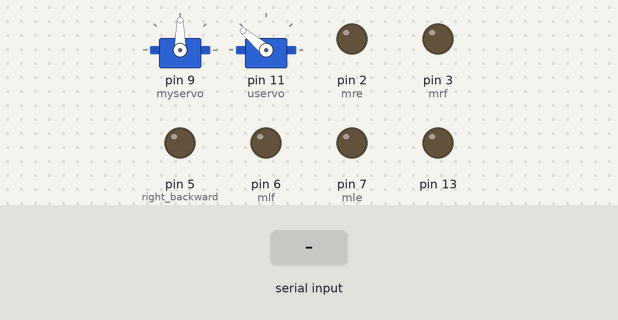
Bench run of a sketch on a simulated Arduino Leonardo, built with avr-gcc and run on an emulated ATmega32U4. On the bench: 2 × servo, output pins drawn as LEDs (lit = HIGH). The test bench sets the inputs (shaded band).

Above: at 2.2 s.
2.3 s: "U" received over Serial
At 4.2 s:
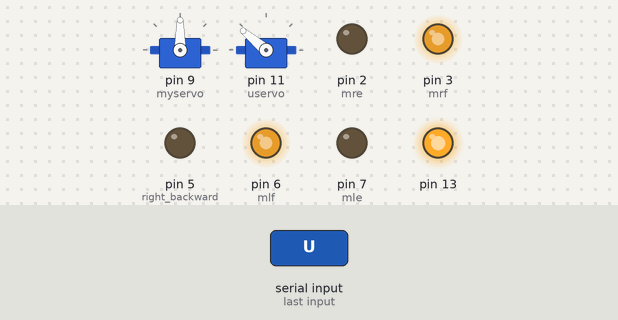
4.8 s: byte 100 (100) received over Serial
At 7.4 s:
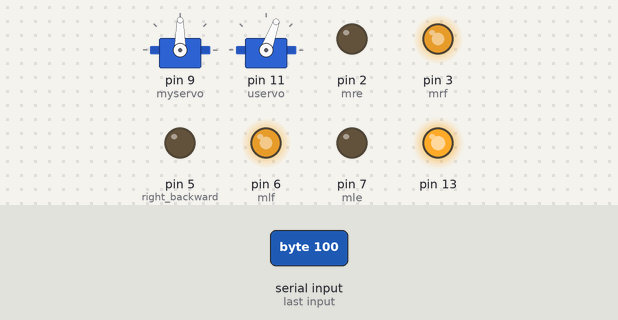
7.8 s: "D" received over Serial
At 9.5 s:
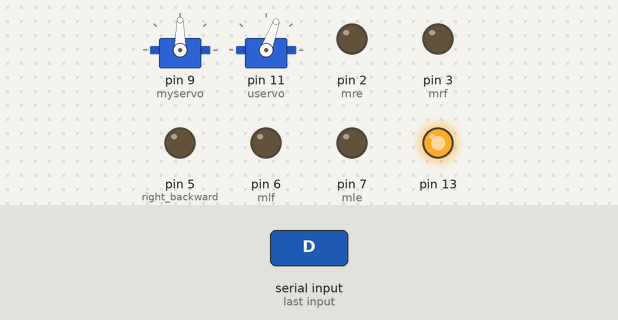
10.3 s: byte 98 (98) received over Serial
At 10.7 s:
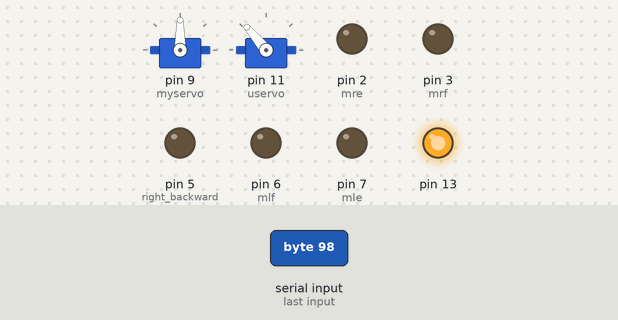
11.8 s: "R" received over Serial
At 13.8 s:
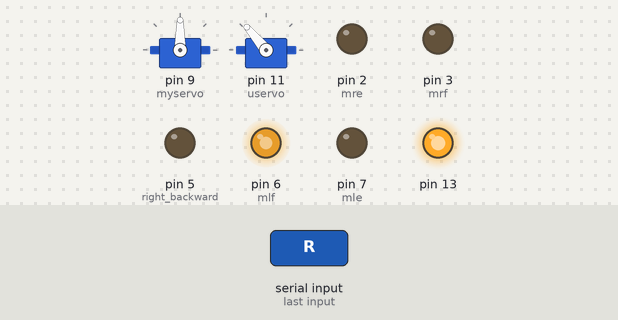
14.3 s: "L" received over Serial
At 15.7 s:
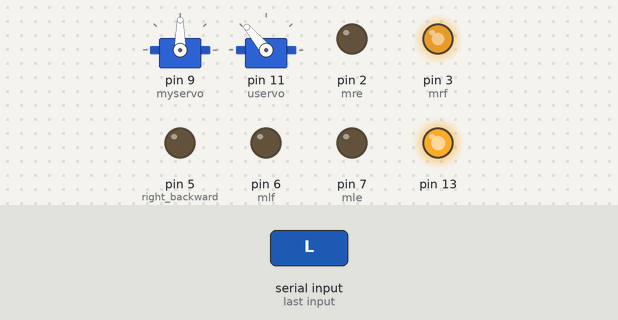
Timing chart, 0 to 17.3 s (numbered marks = the images above; inputs shaded):
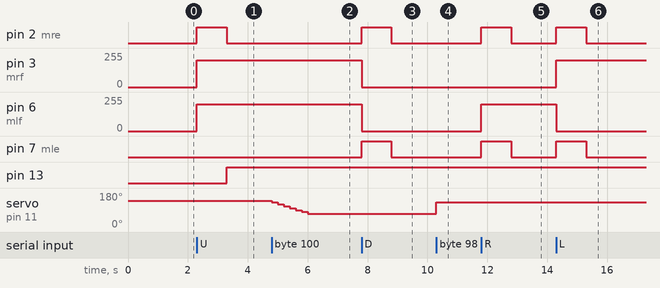

The sketch:

newcode.ino
```cpp
#include <Servo.h>

Servo myservo;   //boro
Servo uservo;
int pos = 0;
 int mre=2;
 int mrf=3;
 int mrb=4;//5
 int mle=7;
 int mlf=6;
 int mlb=8;//9

void setup()
{//boroservo.attach(5);
//chotoservo.attach(6);nn
  // Open serial communications and wait for port to open:
  Serial.begin(9600);
 // pinMode(13,OUTPUT);

    ; // wait for serial port to connect. Needed for Leonardo only

  pinMode(13,OUTPUT);
   pinMode(2,OUTPUT);//right enable
  pinMode(3,OUTPUT);//right forward
  pinMode(5,OUTPUT);//right backward
  pinMode(6,OUTPUT);//left forward
  pinMode(7,OUTPUT); //left enable
  pinMode(9,OUTPUT);//left backward
myservo.attach(9);

uservo.attach(11);//choto
  // set the data rate for the SoftwareSerial port
 uservo.write(140);
delay(1000);

}

void loop() // run over and over
{ int data;

digitalWrite(mre,LOW);
digitalWrite(mle,LOW);

  if (Serial.available())
{ //Serial.println("Hello, world?");

data=Serial.read();
//Serial.println(data);
if(data==85){botforward();
//Serial.println("Moving forward");
digitalWrite(13,HIGH);}
else if(data==68){botbackward();
//Serial.print("Moving backward");
}
else if(data==82){botright();
//Serial.print("Moving right");
}
else if(data==76){botleft();
//Serial.print("Moving left");
}
if(data==97){

 for(pos = 90; pos <= 180; pos += 1) // goes from 0 degrees to 180 degrees
  {                                  // in steps of 1 degree
    myservo.write(pos);              // tell servo to go to position in variable 'pos'
    delay(15);                       // waits 15ms for the servo to reach the position
  } }

 if(data==99)
 {
  for(pos = 180; pos>=90; pos-=1)     // goes from 180 degrees to 0 degrees
  {
    myservo.write(pos);              // tell servo to go to position in variable 'pos'
    delay(15);                       // waits 15ms for the servo to reach the position
  }
  }
  if(data==98){
uservo.write(130);
delay(200);}
if(data==100){
for(int i=130;i>=70;i-=10)
{uservo.write(i);
delay(200);}}

}
}


void botforward()
{digitalWrite(mre,HIGH);
digitalWrite(mre,HIGH);
analogWrite(mrf,200);
digitalWrite(mrb,LOW);
analogWrite(mlf,200);
digitalWrite(mlb,LOW);
delay(1000);}

void botbackward()
{digitalWrite(mre,HIGH);
digitalWrite(mle,HIGH);
analogWrite(mrf,0);
digitalWrite(mrb,HIGH);
analogWrite(mlf,0);
digitalWrite(mlb,HIGH);
delay(1000);}
void botleft()
{digitalWrite(mre,HIGH);
digitalWrite(mle,HIGH);
analogWrite(mrf,200);
digitalWrite(mrb,LOW);
analogWrite(mlf,0);
digitalWrite(mlb,HIGH);
delay(1000);}
void botright()
{digitalWrite(mre,HIGH);
digitalWrite(mle,HIGH);
analogWrite(mrf,0);
digitalWrite(mrb,HIGH);
analogWrite(mlf,200);
digitalWrite(mlb,LOW);
delay(1000);}
```

Measured:
- after the input at 2.3 s, pin 2 (mre): LOW → HIGH at once, → LOW 1.0 s later; pin 3 (mrf), pin 6 (mlf): 0/255 → 200/255 at once; pin 13: LOW → HIGH after 1.0 s
- after the input at 4.8 s, servo on pin 11 (uservo): moves from 140° to 70° over 1.2 s, starting at once
- after the input at 7.8 s, pin 2 (mre), pin 7 (mle): LOW → HIGH at once, → LOW 1.0 s later; pin 3 (mrf), pin 6 (mlf): 200/255 → 0/255 at once
- after the input at 10.3 s, servo on pin 11 (uservo): 70° → 130° at once
- after the input at 11.8 s, pin 2 (mre), pin 7 (mle): LOW → HIGH at once, → LOW 1.0 s later; pin 6 (mlf): 0/255 → 200/255 at once
- after the input at 14.3 s, pin 2 (mre), pin 7 (mle): LOW → HIGH at once, → LOW 1.0 s later; pin 3 (mrf): 0/255 → 200/255 at once; pin 6 (mlf): 200/255 → 0/255 at once
